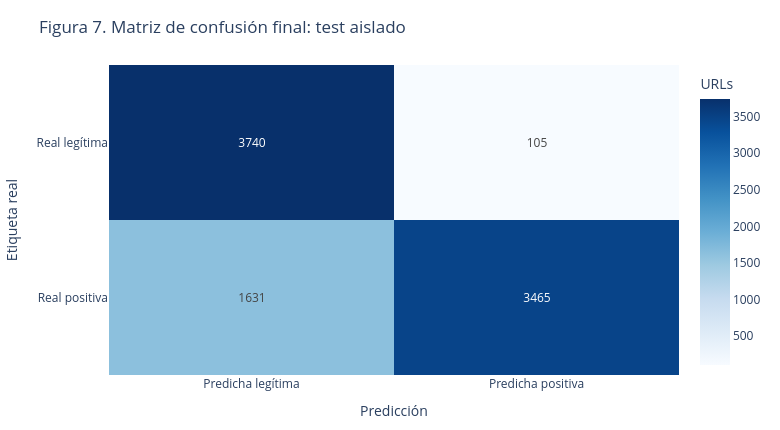

Write notebook code for a chart like this one.
### Code cell
cm=confusion_matrix(y_test,test_pred,labels=[0,1])
chart(px.imshow(cm,text_auto=True,aspect='auto',color_continuous_scale='Blues',
                x=['Predicha legítima','Predicha positiva'],y=['Real legítima','Real positiva'],
                title='Figura 7. Matriz de confusión final: test aislado',
                labels={'x':'Predicción','y':'Etiqueta real','color':'URLs'}),'07_confusion_test')

### Figure 1 — Plotly figure (JSON) as saved in the notebook; plotly's stock layout.template omitted (floating-point values rounded to 4 significant figures)
{"data": [{"coloraxis": "coloraxis", "hovertemplate": "Predicción: %{x}<br>Etiqueta real: %{y}<br>URLs: %{z}<extra></extra>", "name": "0", "texttemplate": "%{z}", "type": "heatmap", "x": ["Predicha legítima", "Predicha positiva"], "xaxis": "x", "y": ["Real legítima", "Real positiva"], "yaxis": "y", "z": [[3740, 105], [1631, 3465]]}], "layout": {"coloraxis": {"autocolorscale": false, "colorbar": {"title": {"text": "URLs"}}, "colorscale": [[0, "rgb(247,251,255)"], [0.125, "rgb(222,235,247)"], [0.25, "rgb(198,219,239)"], [0.375, "rgb(158,202,225)"], [0.5, "rgb(107,174,214)"], [0.625, "rgb(66,146,198)"], [0.75, "rgb(33,113,181)"], [0.875, "rgb(8,81,156)"], [1, "rgb(8,48,107)"]]}, "height": 430, "margin": {"b": 55, "l": 55, "r": 30, "t": 65}, "title": {"text": "Figura 7. Matriz de confusión final: test aislado"}, "width": 780, "xaxis": {"anchor": "y", "domain": [0, 1], "title": {"text": "Predicción"}}, "yaxis": {"anchor": "x", "autorange": "reversed", "domain": [0, 1], "title": {"text": "Etiqueta real"}}}}
